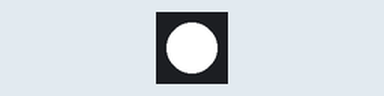
This sketch was run on a simulated Arduino Uno, built with avr-gcc and run on an emulated ATmega328P. Parts: 1 RGB LEDs in strip order, left to right.

Above: at 0.5 s.
At 3.5 s:
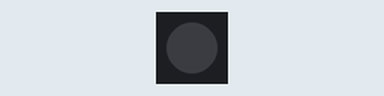
Timing chart, 0 to 4.6 s (numbered marks = the images above):
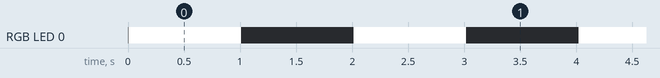

The sketch:

01_chainable_led_blink.ino
```cpp
/*
 * The following demonstrate how to use make
 * one groove chainable Led blink.
 *
 * STEPS:
 * -Make sure you connected your chainable LED
 * to the right pin on your seeduino Lotus
 *
 * TODO:
 * -Try to attach multiple Chainable LED in series
 *  and write some code to control them
 */

#include <ChainableLED.h>

//connections of the ChainableLED
int ledPin1 = 4;
int ledPin2 = 5;

//create a ChainableLED object
int numLeds = 1;

ChainableLED leds(ledPin1, ledPin2, numLeds);

void setup() {
	/*
	   depending on the version of the library which you have,
	   you might need to use leds.init()
	   to start the communication betwewn Arduino and the chainable led.
	 */
	//leds.init();
}

void loop() {
	leds.setColorRGB(0, 255, 255, 255);
	delay(1000);
	leds.setColorRGB(0, 0, 0, 0);
	delay(1000);
}
```

Measured:
- by itself, RGB LED 0: alternates RGB(255, 255, 255) for 1.0 s and off for 1.0 s
